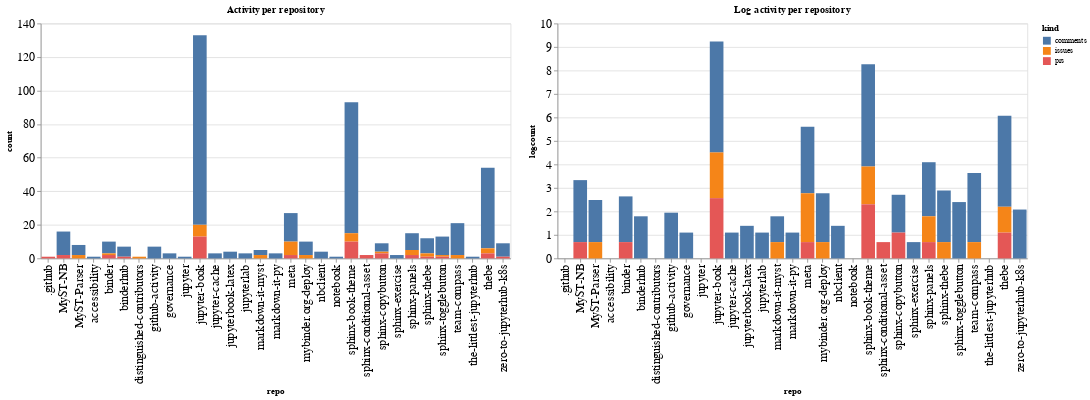

Notebook code for this chart:
### Code cell
ch1 = alt.Chart(repo_summaries, width=600, title="Activity per repository").mark_bar().encode(
    x='repo',
    y='count',
    color='kind',
    tooltip="kind"
)

ch2 = alt.Chart(repo_summaries, width=600, title="Log activity per repository").mark_bar().encode(
    x='repo',
    y='logcount',
    color='kind',
    tooltip="kind"
)

ch1 | ch2

### Figure 1 — Vega-Lite specification as saved in the notebook (floating-point values rounded to 4 significant figures)
{"config": {"axisLeft": {"labelFontSize": 15}, "axisBottom": {"labelFontSize": 15}}, "hconcat": [{"mark": "bar", "encoding": {"color": {"type": "nominal", "field": "kind"}, "tooltip": {"type": "nominal", "field": "kind"}, "x": {"type": "nominal", "field": "repo"}, "y": {"type": "quantitative", "field": "count"}}, "title": "Activity per repository", "width": 600}, {"mark": "bar", "encoding": {"color": {"type": "nominal", "field": "kind"}, "tooltip": {"type": "nominal", "field": "kind"}, "x": {"type": "nominal", "field": "repo"}, "y": {"type": "quantitative", "field": "logcount"}}, "title": "Log activity per repository", "width": 600}], "data": {"name": "data-bfc4265ff24d9962cfbcc61587787899"}, "$schema": "https://vega.github.io/schema/vega-lite/v4.8.1.json", "datasets": {"data-bfc4265ff24d9962cfbcc61587787899": [{"repo": ".github", "kind": "prs", "count": 1, "logcount": 0.0}, {"repo": "MyST-NB", "kind": "comments", "count": 14, "logcount": 2.639}, {"repo": "MyST-NB", "kind": "prs", "count": 2, "logcount": 0.6931}, {"repo": "MyST-Parser", "kind": "comments", "count": 6, "logcount": 1.792}, {"repo": "MyST-Parser", "kind": "issues", "count": 2, "logcount": 0.6931}, {"repo": "accessibility", "kind": "comments", "count": 1, "logcount": 0.0}, {"repo": "binder", "kind": "comments", "count": 7, "logcount": 1.946}, {"repo": "binder", "kind": "issues", "count": 1, "logcount": 0.0}, {"repo": "binder", "kind": "prs", "count": 2, "logcount": 0.6931}, {"repo": "binderhub", "kind": "comments", "count": 6, "logcount": 1.792}, {"repo": "binderhub", "kind": "prs", "count": 1, "logcount": 0.0}, {"repo": "distinguished-contributors", "kind": "issues", "count": 1, "logcount": 0.0}, {"repo": "github-activity", "kind": "comments", "count": 7, "logcount": 1.946}, {"repo": "governance", "kind": "comments", "count": 3, "logcount": 1.099}, {"repo": "jupyter", "kind": "comments", "count": 1, "logcount": 0.0}, {"repo": "jupyter-book", "kind": "comments", "count": 113, "logcount": 4.727}, {"repo": "jupyter-book", "kind": "issues", "count": 7, "logcount": 1.946}, {"repo": "jupyter-book", "kind": "prs", "count": 13, "logcount": 2.565}, {"repo": "jupyter-cache", "kind": "comments", "count": 3, "logcount": 1.099}, {"repo": "jupyterbook-latex", "kind": "comments", "count": 4, "logcount": 1.386}, {"repo": "jupyterlab", "kind": "comments", "count": 3, "logcount": 1.099}, {"repo": "markdown-it-myst", "kind": "comments", "count": 3, "logcount": 1.099}, {"repo": "markdown-it-myst", "kind": "issues", "count": 2, "logcount": 0.6931}, {"repo": "markdown-it-py", "kind": "comments", "count": 3, "logcount": 1.099}, {"repo": "meta", "kind": "comments", "count": 17, "logcount": 2.833}, {"repo": "meta", "kind": "issues", "count": 8, "logcount": 2.079}, {"repo": "meta", "kind": "prs", "count": 2, "logcount": 0.6931}, {"repo": "mybinder.org-deploy", "kind": "comments", "count": 8, "logcount": 2.079}, {"repo": "mybinder.org-deploy", "kind": "issues", "count": 2, "logcount": 0.6931}, {"repo": "nbclient", "kind": "comments", "count": 4, "logcount": 1.386}, {"repo": "notebook", "kind": "comments", "count": 1, "logcount": 0.0}, {"repo": "sphinx-book-theme", "kind": "comments", "count": 78, "logcount": 4.357}, {"repo": "sphinx-book-theme", "kind": "issues", "count": 5, "logcount": 1.609}, {"repo": "sphinx-book-theme", "kind": "prs", "count": 10, "logcount": 2.303}, {"repo": "sphinx-conditional-asset", "kind": "prs", "count": 2, "logcount": 0.6931}, {"repo": "sphinx-copybutton", "kind": "comments", "count": 5, "logcount": 1.609}, {"repo": "sphinx-copybutton", "kind": "issues", "count": 1, "logcount": 0.0}, {"repo": "sphinx-copybutton", "kind": "prs", "count": 3, "logcount": 1.099}, {"repo": "sphinx-exercise", "kind": "comments", "count": 2, "logcount": 0.6931}, {"repo": "sphinx-panels", "kind": "comments", "count": 10, "logcount": 2.303}, {"repo": "sphinx-panels", "kind": "issues", "count": 3, "logcount": 1.099}, {"repo": "sphinx-panels", "kind": "prs", "count": 2, "logcount": 0.6931}, {"repo": "sphinx-thebe", "kind": "comments", "count": 9, "logcount": 2.197}, {"repo": "sphinx-thebe", "kind": "issues", "count": 2, "logcount": 0.6931}, {"repo": "sphinx-thebe", "kind": "prs", "count": 1, "logcount": 0.0}, {"repo": "sphinx-togglebutton", "kind": "comments", "count": 11, "logcount": 2.398}, {"repo": "sphinx-togglebutton", "kind": "issues", "count": 1, "logcount": 0.0}, {"repo": "sphinx-togglebutton", "kind": "prs", "count": 1, "logcount": 0.0}, {"repo": "team-compass", "kind": "comments", "count": 19, "logcount": 2.944}, {"repo": "team-compass", "kind": "issues", "count": 2, "logcount": 0.6931}, {"repo": "the-littlest-jupyterhub", "kind": "comments", "count": 1, "logcount": 0.0}, {"repo": "thebe", "kind": "comments", "count": 48, "logcount": 3.871}, {"repo": "thebe", "kind": "issues", "count": 3, "logcount": 1.099}, {"repo": "thebe", "kind": "prs", "count": 3, "logcount": 1.099}, {"repo": "zero-to-jupyterhub-k8s", "kind": "comments", "count": 8, "logcount": 2.079}, {"repo": "zero-to-jupyterhub-k8s", "kind": "prs", "count": 1, "logcount": 0.0}]}}
